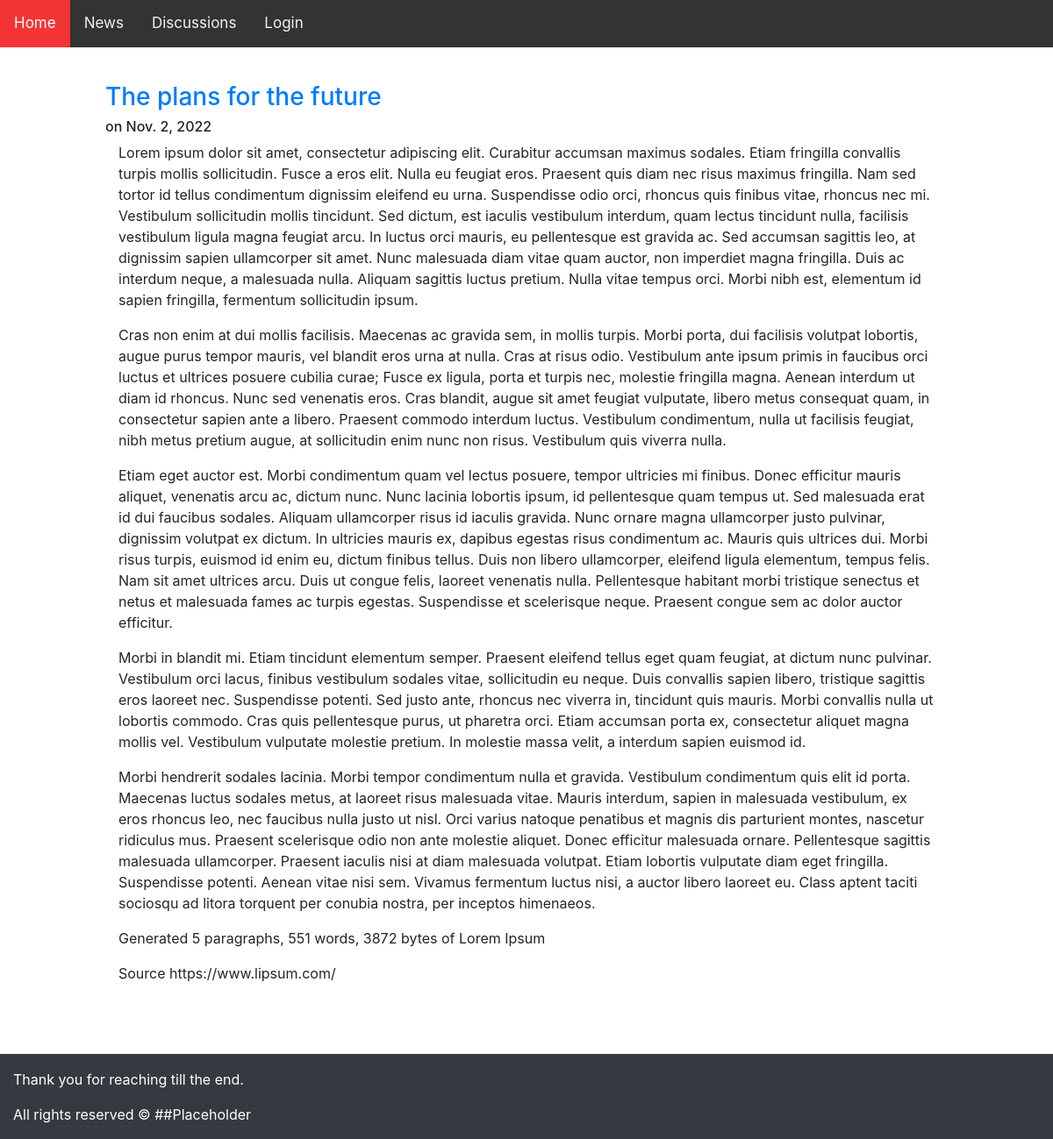
Screenshot of /news/2/ with the database file from the repository.
### news/models.py (models this page shows)
class Post(models.Model):
    title = models.CharField(max_length=140)
    date = models.DateField(auto_now_add=True)
    body = models.TextField()

### templates/news/post.html
{% extends "theme/theme.html" %}
{% block content %}
<h3><a href="/news/{{post.id}}">{{ post.title }}</a></h3>
<h6> on {{ post.date }}</h6>
<div class = "container">
    {{ post.body|safe|linebreaks}}
</div>
<br><br>
{% endblock %}

### rows the page displays
Post: title "The plans for the future", date "Nov. 2, 2022", body "Lorem ipsum dolor sit amet, consectetur adipiscing elit. Curabitur accumsan maximus sodales. Etiam fringilla convallis turpis mollis sollicitudin. Fusce a eros elit. Nulla eu feugiat eros. Praesent quis diam nec risus maximus fringilla. Nam sed tortor id tellus condimentum dignissim eleifend eu urna. Suspendisse odio orci, rhoncus quis finibus vitae, rhoncus nec mi. Vestibulum sollicitudin mollis tincidunt. Sed dictum, est iaculis vestibulum interdum, quam lectus tincidunt nulla, facilisis vestibulum ligula magna feugiat arcu. In luctus orci mauris, eu pellentesque est gravida ac. Sed accumsan sagittis leo, at dignissim sapien ullamcorper sit amet. Nunc malesuada diam vitae quam auctor, non…"
